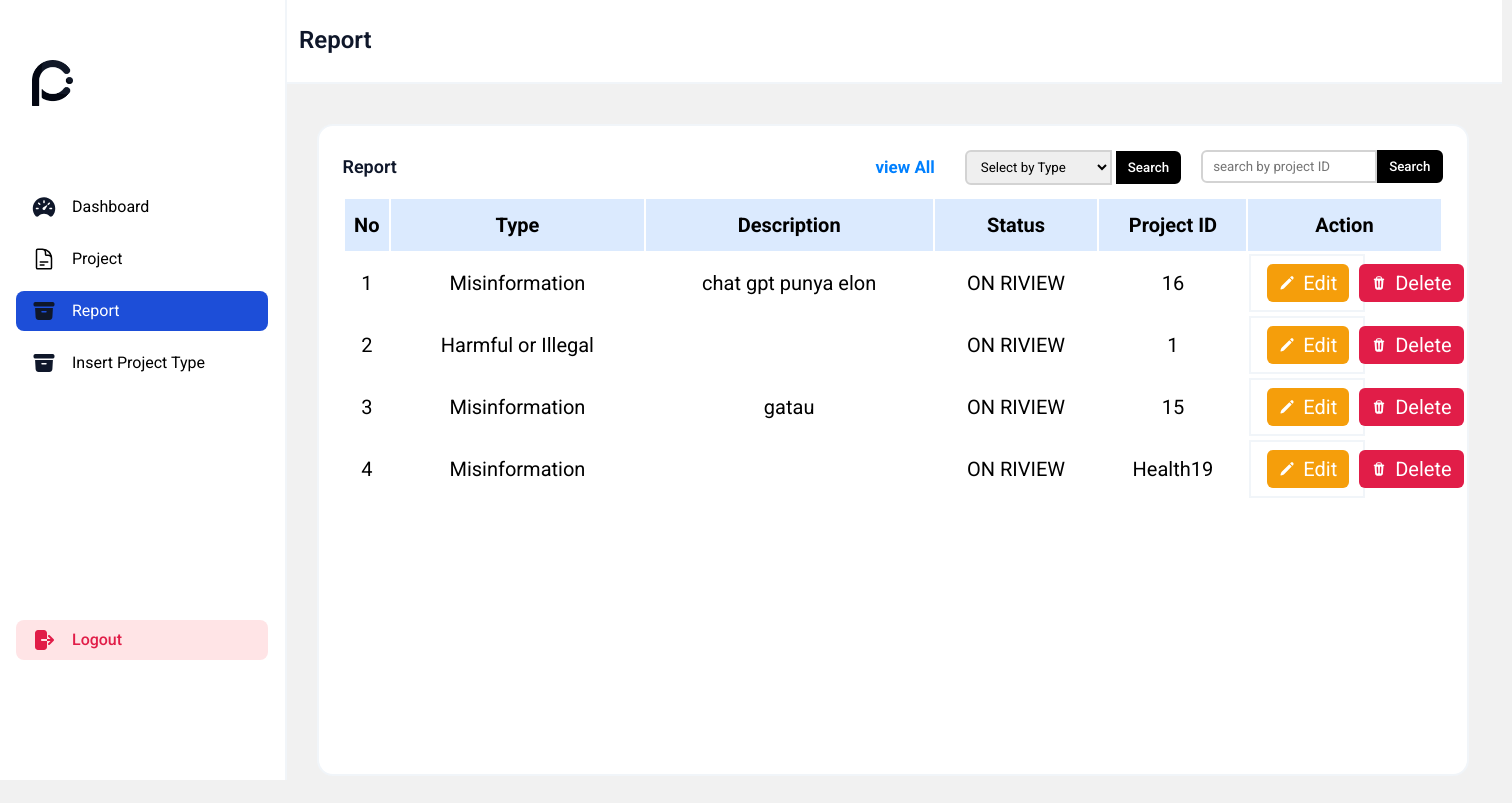
Page /admin/report.php (signed in) on the committed database.
### tables this page shows
CREATE TABLE `report` (
  `reportId` int(255) NOT NULL,
  `reportType` varchar(255) DEFAULT NULL,
  `reportDescription` text DEFAULT NULL,
  `reportStatus` varchar(255) DEFAULT NULL,
  `projectId` varchar(255) DEFAULT NULL,
  `userId` varchar(255) DEFAULT NULL
);

### admin/report.php (the view, shortened to what this page needs)
<?php
include '../php/connection.php';
$report = mysqli_query($conn,"SELECT * FROM report");
$i = 1;
?>
<!DOCTYPE html>
<html lang="en">
<head>
</head>
<link rel="stylesheet" href="../style/admin-home.css">
<link rel="stylesheet" href="../style/global.css">
<link rel="stylesheet" href="../style/style-detail-project.css">
<body>
<div class="content">
    <div class="side-bar">
        <div class="content-side-bar-head">
            <div class="img-casepose"></div>
        </div>
        <div class="side-bar-navigation">
            <a href="home.php"><div class="list-navigation ">
                Dashboard
            </div></a>
            <a href="project.php"><div class="list-navigation ">
                Project
            </div></a>
            <a href="report.php"><div class="list-navigation active">
                Report
            </div></a>
            <a href="tambah-type.php"><div class="list-navigation">
                Insert Project Type
            </div></a>
        </div>
        <a href="../php/admin/log-out-admin.php"><div class="list-logout">
            <label for="">Logout</label>
        </div></a>
    </div>
    <div class="main-content">
        <div class="main-content-head">
            <label for="">Report</label>
        </div>
        <div class="main-content-1">
            <div class="overview">
                <label for="" class="bold">Report</label>
                <div style="display:flex;gap:20px;">
                    <div>
                        <form action="report.php">
                            <button type="submit" id="btn-view-all" >view All</button>
                        </form>
                    </div>
                    <div>
                        <form action="report.php" method="get">
                            <select name="type" id="" class="input-admin">
                                <option value=""selected disabled>Select by Type</option>
                            </select>
                            <button type="submit" >Search</button>
                        </form>
                    </div>
                    <div>
                        <form action="report.php" method="get">
                            <input type="text" name="search" placeholder="search by project ID"><button type="submit" >Search</button>
                        </form>
                    </div>
                </div>
            </div>
            <table>
                <thead>
                    <tr>
                        <th>No</th>
                        <th>Type</th>
                        <th>Description</th>
                        <th>Status</th>
                        <th>Project ID</th>
                        <th>Action</th>
                    </tr>
                </thead>
                <tbody>
                    <?php while($rows = mysqli_fetch_assoc($report)) :?>
                    <tr>
                        <td><?php echo $i++?></td>
                        <td><?php echo $rows["reportType"]?></td>
                        <td><?php echo $rows["reportDescription"]?></td>
                        <td><?php echo $rows["reportStatus"]?></td>
                        <td><?php echo $rows["projectId"]?></td>
                        <td>
                            <div class="div-btn">
                                <div class="btn-edit" onclick="notifikasiReport()">
                                    Edit</div>
                                <div class="btn-delete" onclick="notifikasiReport2()">
                                    Delete</div>
                            </div>
                        </td>
                    </tr>
                    <?php endwhile ;?>
                </tbody>
            </table>
        </div>
    </div>
</div>
</body>
</html>

### style/admin-home.css (style rules this page uses)
* { list-style: none; text-decoration: none; font-family: roboto; }
body { margin: 0 ; }
.side-bar { display: flex; height: 600px; width: 253px; padding: 60px 16px 120px 16px; flex-direction: column; align-items: flex-start; gap: 81px; flex-shrink: 0; position: fixed; border-right: 2px solid var(--tailwind-css-332-slate-100, #F1F5F9); background: var(--tailwind-css-332-white, #FFF); }
.content-side-bar-head { display: flex; padding: 0px 16px; align-items: flex-start; gap: 10px; align-self: stretch; }
.img-casepose { display: flex; width: 40px; background-size: cover; height: 46px; padding-right: 1px; flex-direction: column; justify-content: center; align-items: center; background-image: url(../asset/logo/logo_2.png); }
.side-bar-navigation { display: flex; flex-direction: column; align-items: flex-start; gap: 12px; flex: 1 0 0; align-self: stretch; }
.list-navigation { color: black; width: 220px; display: flex; padding: 8px 16px; align-items: center; gap: 16px; align-self: stretch; border-radius: 8px; background: var(--tailwind-css-332-white, #FFF); text-align: justify; font-family: Roboto; font-size: 16px; font-style: normal; font-weight: 400; line-height: 140% }
.active { background-color: #1D4ED8; color: white; }
.list-navigation svg { width: 24px; height: 24px; }
.content { display: flex; width: 100%; background-color: rgb(241, 241, 241); }
.main-content { margin-left: 283px; min-height: 800px; }
.main-content-head { width: 1187px; padding: 24px 16px; align-items: center; gap: 16px; border-bottom: 2px solid var(--tailwind-css-332-slate-100, #F1F5F9); background: var(--tailwind-css-332-white, #FFF); }
.main-content-head label { color: var(--tailwind-css-332-slate-900, #0F172A); text-align: justify; font-family: Roboto; font-size: 24px; font-style: normal; font-weight: 600; line-height: 140%; }
.main-content-1 { margin: 40px auto; display: flex; width: 1100px; padding: 24px; flex-direction: column; align-items: center; gap: 12px; min-height: 600px; border-radius: 16px; border: 2px solid var(--tailwind-css-332-slate-100, #F1F5F9); background: var(--tailwind-css-332-white, #FFF); }
.overview { display: flex; justify-content: space-between; align-items: center; align-self: stretch; }
.overview input { padding: 7px 10px; border: 2px solid rgb(211, 211, 211); border-radius: 6px 0px 0px 6px; }
.overview button { background-color: black; color: white; font-weight: 500; padding: 7px 10px; border-radius: 0pc 6px 6px 0px; text-decoration: none; list-style: none; border: 2px solid black; }
.overview label { color: var(--tailwind-css-332-slate-900, #0F172A); text-align: justify; font-family: Roboto; font-size: 18px; font-style: normal; font-weight: 600; line-height: 140%; }
table { width: 1100px; text-align: justify; font-family: Roboto; font-size: 20px; font-style: normal; line-height: 50px; }
thead { border: 1px solid var(--tailwind-css-332-slate-100, #F1F5F9); background: var(--tailwind-css-332-blue-100, #DBEAFE); text-align: center; }
tr { text-align: center; }
.btn-edit { display: flex; height: 34px; padding: 2px 12px; justify-content: center; align-items: center; gap: 8px; color: white; border-radius: 6px; background: var(--tailwind-css-332-amber-500, #F59E0B); }
.btn-delete { display: flex; height: 34px; padding: 2px 12px; justify-content: center; align-items: center; gap: 8px; color: white; border-radius: 6px; background: var(--tailwind-css-332-rose-600, #E11D48); }
.div-btn { display: flex; width: 80px; padding: 8px 16px; gap: 10px; justify-content: space-between; flex: 1 0 0; border: 2px solid var(--tailwind-css-332-slate-100, #F1F5F9); background: var(--tailwind-css-332-white, #FFF); }
.div-btn svg { width: 16px; height: 16px; }
.input-admin { padding: 7px 10px; border: 2px solid rgb(211, 211, 211); border-radius: 6px 0px 0px 6px; margin-right: 0; }
#btn-view-all { background-color: rgba(255, 255, 255, 0); color: rgb(0, 128, 255); border: none; font-size: 17px; font-weight: 700; }
.list-logout { display: flex; padding: 8px 16px; align-items: center; gap: 16px; align-self: stretch; width: 220px; border-radius: 8px; background: var(--tailwind-css-332-rose-100, #FFE4E6); }
.list-logout svg { width: 24px; height: 24px; }
.list-logout label { color: var(--tailwind-css-332-rose-600, #E11D48); text-align: justify; font-family: Roboto; font-size: 16px; font-style: normal; font-weight: 500; line-height: 140%; }

### style/global.css (style rules this page uses)
.bold { font-weight: 600; }

### style/style-detail-project.css (style rules this page uses)
body { margin: 0; }

### rows in the picture
report: reportType "Misinformation", reportDescription "chat gpt punya elon", reportStatus "ON RIVIEW", projectId "16"
report: reportType "Harmful or Illegal", reportStatus "ON RIVIEW", projectId "1"
report: reportType "Misinformation", reportDescription "gatau", reportStatus "ON RIVIEW", projectId "15"
report: reportType "Misinformation", reportStatus "ON RIVIEW", projectId "Health19"
